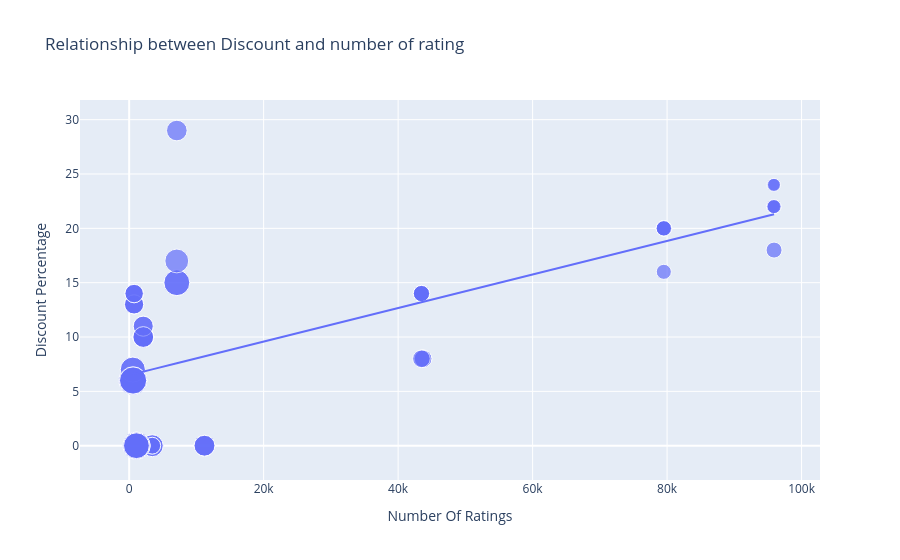

Write notebook code for a chart like this one.
### Markdown cell above
### What is the relationship between the sale price of iPhones and the number of ratings Flipkart?

### Code cell
figure = px.scatter(data_frame=dataset, 
                    x="Number Of Ratings", 
                    y="Discount Percentage", 
                    size="Sale Price",
                    trendline="ols",
                    title="Relationship between Discount and number of rating")
figure.show()

### Figure 1 — Plotly figure (JSON) as saved in the notebook; plotly's stock layout.template omitted (floating-point values rounded to 4 significant figures)
{"data": [{"hovertemplate": "Number Of Ratings=%{x}<br>Discount Percentage=%{y}<br>Sale Price=%{marker.size}<extra></extra>", "legendgroup": "", "marker": {"color": "#636efa", "size": [49900, 84900, 84900, 77000, 77000, 49900, 49900, 77000, 89900, 41999, 39999, 41999, 41999, 41999, 131900, 117100, 131900, 117100, 74999, 117900, 117100, 117900, 99900, 44999, 140900, 130900, 64900, 120900, 59900, 75900, 110900, 130900, 120900, 64900, 64900, 75900, 75900, 120900, 59900, 120900, 75900, 140900, 70900, 70900, 75900, 59900, 110900, 120900, 130900, 130900, 54999, 54999, 29999, 34999, 34999, 34999, 54999, 29999, 46999, 46999, 46999, 46999], "sizemode": "area", "sizeref": 352.2, "symbol": "circle"}, "mode": "markers", "name": "", "orientation": "v", "showlegend": false, "type": "scatter", "x": [3431, 3431, 3431, 11202, 11202, 3431, 3431, 11202, 1454, 79512, 79512, 79582, 79512, 79512, 1078, 1078, 1078, 1078, 7088, 7088, 1078, 7088, 7081, 95909, 542, 580, 740, 545, 740, 2101, 545, 580, 580, 730, 730, 2101, 2101, 580, 740, 580, 2092, 545, 2101, 2092, 2101, 740, 545, 580, 580, 580, 43707, 43707, 95807, 95909, 95807, 95909, 43470, 95909, 43470, 43470, 43470, 43470], "xaxis": "x", "y": [0, 0, 0, 0, 0, 0, 0, 0, 0, 20, 16, 20, 20, 20, 0, 0, 0, 0, 29, 15, 0, 15, 17, 18, 6, 6, 13, 6, 14, 10, 7, 6, 6, 13, 13, 10, 10, 6, 14, 6, 10, 6, 11, 11, 10, 14, 7, 6, 6, 6, 8, 8, 24, 22, 22, 22, 8, 24, 14, 14, 14, 14], "yaxis": "y"}, {"hovertemplate": "<b>OLS trendline</b><br>Discount Percentage = 0.000154292 * Number Of Ratings + 6.49233<br>R<sup>2</sup>=0.468988<br><br>Number Of Ratings=%{x}<br>Discount Percentage=%{y} <b>(trend)</b><extra></extra>", "legendgroup": "", "marker": {"color": "#636efa", "symbol": "circle"}, "mode": "lines", "name": "", "showlegend": false, "type": "scatter", "x": [542, 545, 545, 545, 545, 580, 580, 580, 580, 580, 580, 580, 580, 730, 730, 740, 740, 740, 740, 1078, 1078, 1078, 1078, 1078, 1454, 2092, 2092, 2101, 2101, 2101, 2101, 2101, 3431, 3431, 3431, 3431, 3431, 7081, 7088, 7088, 7088, 11202, 11202, 11202, 43470, 43470, 43470, 43470, 43470, 43707, 43707, 79512, 79512, 79512, 79512, 79582, 95807, 95807, 95909, 95909, 95909, 95909], "xaxis": "x", "y": [6.576, 6.576, 6.576, 6.576, 6.576, 6.582, 6.582, 6.582, 6.582, 6.582, 6.582, 6.582, 6.582, 6.605, 6.605, 6.607, 6.607, 6.607, 6.607, 6.659, 6.659, 6.659, 6.659, 6.659, 6.717, 6.815, 6.815, 6.816, 6.816, 6.816, 6.816, 6.816, 7.022, 7.022, 7.022, 7.022, 7.022, 7.585, 7.586, 7.586, 7.586, 8.221, 8.221, 8.221, 13.2, 13.2, 13.2, 13.2, 13.2, 13.24, 13.24, 18.76, 18.76, 18.76, 18.76, 18.77, 21.27, 21.27, 21.29, 21.29, 21.29, 21.29], "yaxis": "y"}], "layout": {"legend": {"itemsizing": "constant", "tracegroupgap": 0}, "title": {"text": "Relationship between Discount and number of rating"}, "xaxis": {"anchor": "y", "domain": [0, 1], "title": {"text": "Number Of Ratings"}}, "yaxis": {"anchor": "x", "domain": [0, 1], "title": {"text": "Discount Percentage"}}}}
